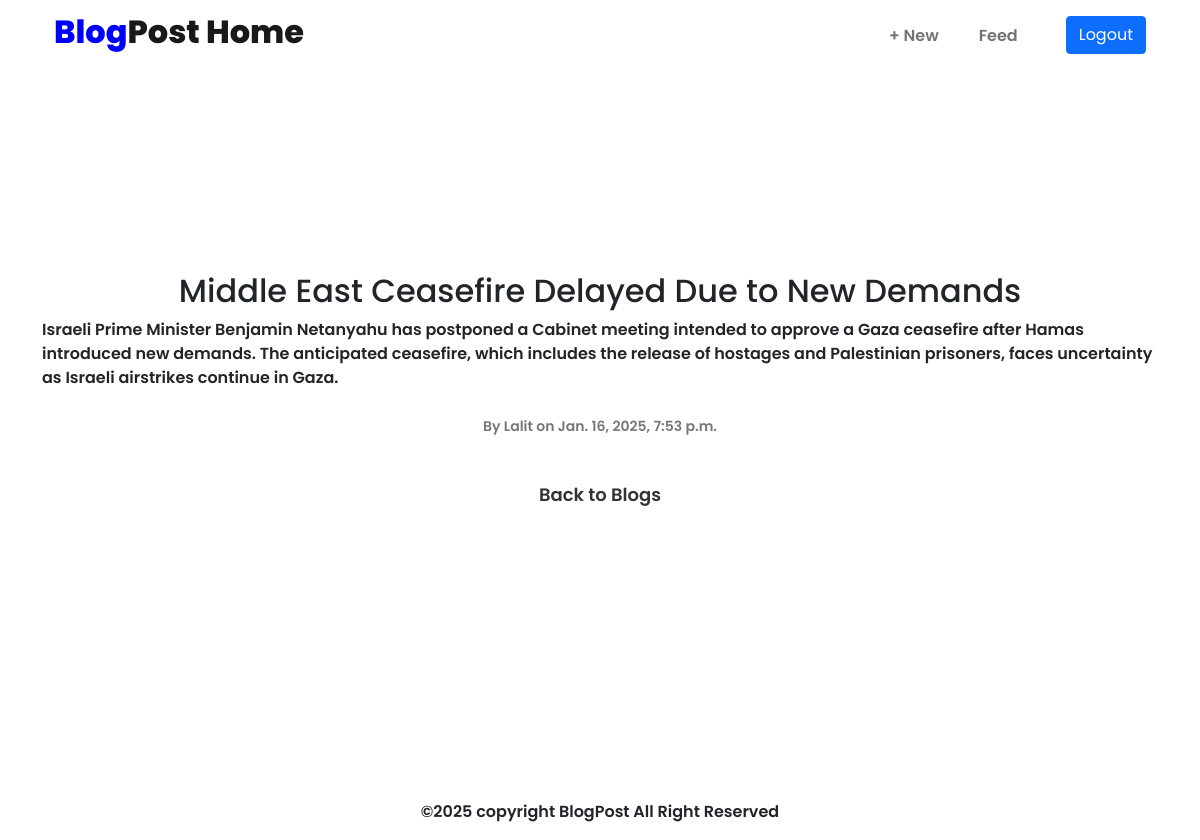
The page /blog/10/ on the database its author committed.
### BlogApp/models.py (models this page shows, shortened)
class Blog(models.Model):
    title = models.CharField(max_length=100)
    content = models.TextField()
    author = models.ForeignKey(User, on_delete=models.CASCADE)
    created_at = models.DateTimeField(auto_now_add=True)
    updated_at = models.DateTimeField(auto_now=True)

### BlogApp/views.py (the view)
# urls.py: path('blog/<int:pk>/', views.blog_detail, name='blog_detail'),
def blog_detail(request, pk):
    blog = get_object_or_404(Blog, pk=pk)
    return render(request, 'BlogApp/user/blog_detail.html', {'blog': blog})

### BlogApp/templates/BlogApp/user/blog_detail.html (shortened to what this page needs)
{% extends 'BlogApp/user/userbase.html' %}
{% block contents %}
        <h2>{{ blog.title }}</h2>
        <p>{{ blog.content }}</p>
        <small class="blog-meta">By {{ blog.author }} on {{ blog.created_at }}</small>
        <br><a href="{% url 'blog_list' %}" class="back-btn">Back to Blogs</a>
    </div>
{% endblock %}

### BlogApp/templates/BlogApp/user/userbase.html (style rules this page uses)
body { font-family: "Poppins", serif; font-weight: 600; font-style: normal; }

### BlogApp/templates/BlogApp/user/blog_detail.html (style rules this page uses)
.blog-meta { display: block; margin-top: 10px; font-size: 14px; color: #777; }
.edit-btn, .delete-btn, .back-btn { padding: 10px 20px; margin: 10px; text-decoration: none; border-radius: 5px; font-size: 18px; }
.back-btn { color: #333; }

### rows shown on the page
Blog: title "Middle East Ceasefire Delayed Due to New Demands", content "Israeli Prime Minister Benjamin Netanyahu has postponed a Cabinet meeting intended to approve a Gaza ceasefire after Hamas introduced new demands. The anticipated ceasefire, which includes the release of hostages and Palestinian prisoners, faces uncertainty as Israeli airstrikes continue in Gaza.", author "Lalit", created_at "Jan. 16, 2025, 7:53 p.m."
